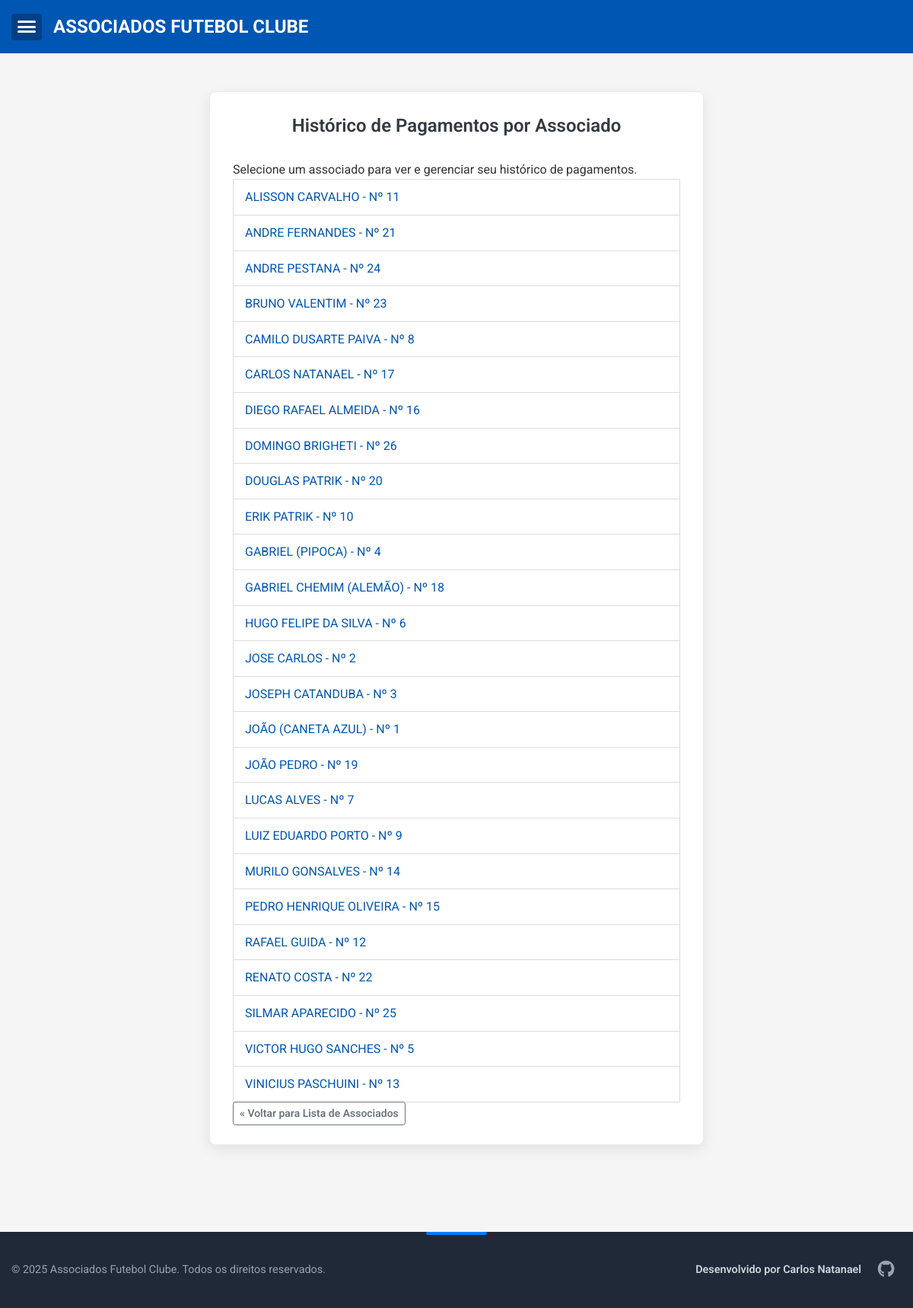
The page /historico-pagamentos (signed in) on the database its author committed.
### app.py (models this page shows)
class Associado(db.Model):
    id = db.Column(db.Integer, primary_key=True)
    numero = db.Column(db.Integer, unique=True)
    nome = db.Column(db.String(100), nullable=False)
    apelido = db.Column(db.String(50))
    pagamentos = db.relationship('Pagamento', backref='associado', lazy=True)

### app.py (the view)
@app.route('/historico-pagamentos')
@login_required
def lista_associados_para_historico():
    associados = Associado.query.order_by(Associado.nome).all()
    return render_template('lista_associados_historico.html', associados=associados)

### app.py (called while the page is built)
@event.listens_for(Engine, "connect")
def set_sqlite_timeout(dbapi_connection, connection_record):
    cursor = dbapi_connection.cursor()
    try:
        cursor.execute("PRAGMA busy_timeout = 5000") # Timeout de 5 segundos (5000 ms)
        cursor.close()
        print("DEBUG: SQLite busy_timeout configurado para 5000ms.")
    except Exception as e:
        print(f"DEBUG: Erro ao configurar SQLite busy_timeout: {e}")

@login_manager.user_loader
def load_user(user_id):
    return User.query.get(int(user_id))

### templates/lista_associados_historico.html (shortened to what this page needs)
{% extends "base.html" %}
{% block content %}
<div class="form-container">
    <h2>Histórico de Pagamentos por Associado</h2>
    <p>Selecione um associado para ver e gerenciar seu histórico de pagamentos.</p>
    <ul class="list-group">
        {% for associado_item in associados %}
        <li class="list-group-item">
            <a href="{{ url_for('historico_pagamentos_associado', associado_id=associado_item.id) }}">
                {{ associado_item.nome }} {% if associado_item.apelido %} ({{ associado_item.apelido }}) {% endif %} - Nº {{ associado_item.numero }}
            </a>
        </li>
        {% else %}
        <li class="list-group-item">Nenhum associado encontrado.</li>
        {% endfor %}
    </ul>
    <p><a href="{{ url_for('associados') }}" class="btn btn-sm btn-outline-secondary">&laquo; Voltar para Lista de Associados</a></p>
</div>
{% endblock %}

### static/style.css (style rules this page uses)
* { box-sizing: border-box; margin: 0; padding: 0; }
body { font-family: 'Roboto', sans-serif; line-height: 1.6; color: #333; background-color: #f5f5f5; position: relative; -webkit-font-smoothing: antialiased; -moz-osx-font-smoothing: grayscale; display: flex; flex-direction: column; min-height: 100vh; }
.form-container { max-width: 650px; margin: 30px auto; padding: 25px 30px; background-color: #ffffff; border-radius: 8px; box-shadow: 0 6px 18px rgba(0, 0, 0, 0.08); border: 1px solid #e9ecef; }
.form-container h2 { text-align: center; margin-bottom: 25px; color: #343a40; font-weight: 600; }
.btn { display: inline-block; font-weight: 600; color: #212529; text-align: center; vertical-align: middle; cursor: pointer; user-select: none; background-color: transparent; border: 1px solid transparent; padding: 0.5rem 1rem; font-size: 1rem; line-height: 1.5; border-radius: 0.25rem; text-decoration: none; transition: color 0.15s ease-in-out, background-color 0.15s ease-in-out, border-color 0.15s ease-in-out, box-shadow 0.15s ease-in-out; }
.btn-outline-secondary { color: #6c757d; border-color: #6c757d; }
.btn-sm { padding: 0.25rem 0.5rem; font-size: 0.875rem; line-height: 1.5; border-radius: 0.2rem; }

### templates/lista_associados_historico.html (style rules this page uses)
.list-group { list-style: none; padding-left: 0; }
.list-group-item { padding: 10px 15px; border: 1px solid #ddd; margin-bottom: -1px; }
.list-group-item a { text-decoration: none; color: #0056b3; }

### rows shown on the page
Associado: nome "ALISSON CARVALHO", numero "11"
Associado: nome "ANDRE FERNANDES", numero "21"
Associado: nome "ANDRE PESTANA", numero "24"
Associado: nome "BRUNO VALENTIM", numero "23"
Associado: nome "CAMILO DUSARTE PAIVA", numero "8"
Associado: nome "CARLOS NATANAEL", numero "17"
Associado: nome "DIEGO RAFAEL ALMEIDA", numero "16"
Associado: nome "DOMINGO BRIGHETI", numero "26"
Associado: nome "DOUGLAS PATRIK", numero "20"
Associado: nome "ERIK PATRIK", numero "10"
Associado: nome "GABRIEL", apelido "PIPOCA", numero "4"
Associado: nome "GABRIEL CHEMIM", apelido "ALEMÃO", numero "18"
Associado: nome "HUGO FELIPE DA SILVA", numero "6"
Associado: nome "JOSE CARLOS", numero "2"
Associado: nome "JOSEPH CATANDUBA", numero "3"
Associado: nome "JOÃO", apelido "CANETA AZUL", numero "1"
Associado: nome "JOÃO PEDRO", numero "19"
Associado: nome "LUCAS ALVES", numero "7"
Associado: nome "LUIZ EDUARDO PORTO", numero "9"
Associado: nome "MURILO GONSALVES", numero "14"
Associado: nome "PEDRO HENRIQUE OLIVEIRA", numero "15"
Associado: nome "RAFAEL GUIDA", numero "12"
Associado: nome "RENATO COSTA", numero "22"
Associado: nome "SILMAR APARECIDO", numero "25"
Associado: nome "VICTOR HUGO SANCHES", numero "5"
Associado: nome "VINICIUS PASCHUINI", numero "13"
